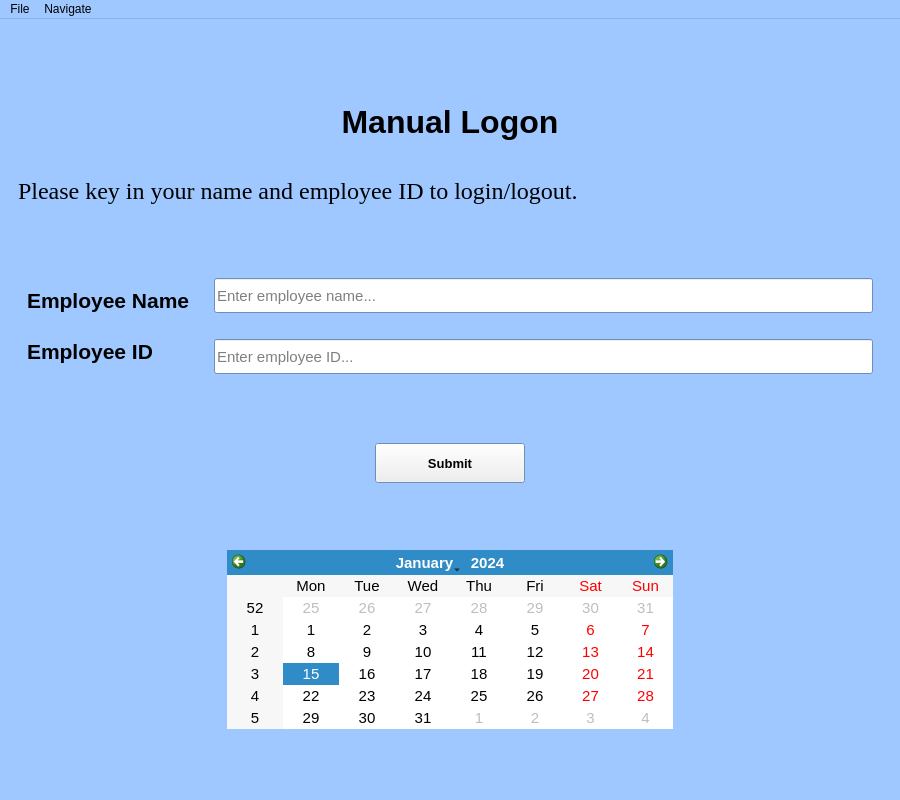
<?xml version="1.0" encoding="UTF-8"?>
<ui version="4.0">
 <class>Manual_Id_Entry</class>
 <widget class="QMainWindow" name="Manual_Id_Entry">
  <property name="enabled">
   <bool>true</bool>
  </property>
  <property name="geometry">
   <rect>
    <x>0</x>
    <y>0</y>
    <width>900</width>
    <height>800</height>
   </rect>
  </property>
  <property name="minimumSize">
   <size>
    <width>900</width>
    <height>650</height>
   </size>
  </property>
  <property name="palette">
   <palette>
    <active>
     <colorrole role="Base">
      <brush brushstyle="SolidPattern">
       <color alpha="255">
        <red>255</red>
        <green>255</green>
        <blue>255</blue>
       </color>
      </brush>
     </colorrole>
     <colorrole role="Window">
      <brush brushstyle="SolidPattern">
       <color alpha="255">
        <red>158</red>
        <green>200</green>
        <blue>255</blue>
       </color>
      </brush>
     </colorrole>
    </active>
    <inactive>
     <colorrole role="Base">
      <brush brushstyle="SolidPattern">
       <color alpha="255">
        <red>255</red>
        <green>255</green>
        <blue>255</blue>
       </color>
      </brush>
     </colorrole>
     <colorrole role="Window">
      <brush brushstyle="SolidPattern">
       <color alpha="255">
        <red>158</red>
        <green>200</green>
        <blue>255</blue>
       </color>
      </brush>
     </colorrole>
    </inactive>
    <disabled>
     <colorrole role="Base">
      <brush brushstyle="SolidPattern">
       <color alpha="255">
        <red>158</red>
        <green>200</green>
        <blue>255</blue>
       </color>
      </brush>
     </colorrole>
     <colorrole role="Window">
      <brush brushstyle="SolidPattern">
       <color alpha="255">
        <red>158</red>
        <green>200</green>
        <blue>255</blue>
       </color>
      </brush>
     </colorrole>
    </disabled>
   </palette>
  </property>
  <property name="windowTitle">
   <string notr="true">Attendance Recorder System - Manual ID Entry</string>
  </property>
  <widget class="QWidget" name="centralwidget">
   <layout class="QVBoxLayout" name="verticalLayout">
    <item>
     <widget class="QFrame" name="frame">
      <property name="frameShape">
       <enum>QFrame::NoFrame</enum>
      </property>
      <property name="frameShadow">
       <enum>QFrame::Raised</enum>
      </property>
      <layout class="QVBoxLayout" name="verticalLayout_2">
       <item>
        <spacer name="verticalSpacer_7">
         <property name="orientation">
          <enum>Qt::Vertical</enum>
         </property>
         <property name="sizeType">
          <enum>QSizePolicy::Preferred</enum>
         </property>
         <property name="sizeHint" stdset="0">
          <size>
           <width>20</width>
           <height>80</height>
          </size>
         </property>
        </spacer>
       </item>
       <item>
        <widget class="QLabel" name="text_Manual_Id_Entry_title">
         <property name="palette">
          <palette>
           <active>
            <colorrole role="WindowText">
             <brush brushstyle="SolidPattern">
              <color alpha="255">
               <red>0</red>
               <green>0</green>
               <blue>0</blue>
              </color>
             </brush>
            </colorrole>
           </active>
           <inactive>
            <colorrole role="WindowText">
             <brush brushstyle="SolidPattern">
              <color alpha="255">
               <red>0</red>
               <green>0</green>
               <blue>0</blue>
              </color>
             </brush>
            </colorrole>
           </inactive>
           <disabled>
            <colorrole role="WindowText">
             <brush brushstyle="SolidPattern">
              <color alpha="255">
               <red>120</red>
               <green>120</green>
               <blue>120</blue>
              </color>
             </brush>
            </colorrole>
           </disabled>
          </palette>
         </property>
         <property name="font">
          <font>
           <family>Arial</family>
           <pointsize>24</pointsize>
           <weight>75</weight>
           <italic>false</italic>
           <bold>true</bold>
          </font>
         </property>
         <property name="focusPolicy">
          <enum>Qt::TabFocus</enum>
         </property>
         <property name="layoutDirection">
          <enum>Qt::LeftToRight</enum>
         </property>
         <property name="autoFillBackground">
          <bool>false</bool>
         </property>
         <property name="frameShape">
          <enum>QFrame::NoFrame</enum>
         </property>
         <property name="frameShadow">
          <enum>QFrame::Plain</enum>
         </property>
         <property name="text">
          <string>Manual Logon</string>
         </property>
         <property name="textFormat">
          <enum>Qt::RichText</enum>
         </property>
         <property name="scaledContents">
          <bool>true</bool>
         </property>
         <property name="alignment">
          <set>Qt::AlignCenter</set>
         </property>
        </widget>
       </item>
       <item>
        <spacer name="verticalSpacer_5">
         <property name="orientation">
          <enum>Qt::Vertical</enum>
         </property>
         <property name="sizeType">
          <enum>QSizePolicy::Minimum</enum>
         </property>
         <property name="sizeHint" stdset="0">
          <size>
           <width>20</width>
           <height>30</height>
          </size>
         </property>
        </spacer>
       </item>
       <item>
        <widget class="QLabel" name="label_Manual_Instruction">
         <property name="font">
          <font>
           <family>Times New Roman</family>
           <pointsize>18</pointsize>
           <weight>50</weight>
           <italic>false</italic>
           <bold>false</bold>
          </font>
         </property>
         <property name="text">
          <string>Please key in your name and employee ID to login/logout.</string>
         </property>
         <property name="textFormat">
          <enum>Qt::RichText</enum>
         </property>
        </widget>
       </item>
      </layout>
     </widget>
    </item>
    <item>
     <spacer name="verticalSpacer_4">
      <property name="orientation">
       <enum>Qt::Vertical</enum>
      </property>
      <property name="sizeType">
       <enum>QSizePolicy::Minimum</enum>
      </property>
      <property name="sizeHint" stdset="0">
       <size>
        <width>20</width>
        <height>40</height>
       </size>
      </property>
     </spacer>
    </item>
    <item>
     <widget class="QFrame" name="frame_2">
      <property name="frameShape">
       <enum>QFrame::NoFrame</enum>
      </property>
      <property name="frameShadow">
       <enum>QFrame::Raised</enum>
      </property>
      <layout class="QHBoxLayout" name="horizontalLayout">
       <item>
        <widget class="QFrame" name="frame_3">
         <property name="frameShape">
          <enum>QFrame::NoFrame</enum>
         </property>
         <property name="frameShadow">
          <enum>QFrame::Raised</enum>
         </property>
         <layout class="QVBoxLayout" name="verticalLayout_3">
          <item>
           <widget class="QLabel" name="label_Employee_Name">
            <property name="font">
             <font>
              <pointsize>16</pointsize>
              <weight>75</weight>
              <bold>true</bold>
             </font>
            </property>
            <property name="text">
             <string>Employee Name</string>
            </property>
            <property name="textFormat">
             <enum>Qt::RichText</enum>
            </property>
           </widget>
          </item>
          <item>
           <widget class="QLabel" name="label_Employee_ID">
            <property name="font">
             <font>
              <pointsize>16</pointsize>
              <weight>75</weight>
              <bold>true</bold>
             </font>
            </property>
            <property name="text">
             <string>Employee ID</string>
            </property>
            <property name="textFormat">
             <enum>Qt::RichText</enum>
            </property>
           </widget>
          </item>
         </layout>
        </widget>
       </item>
       <item>
        <widget class="QFrame" name="frame_4">
         <property name="frameShape">
          <enum>QFrame::NoFrame</enum>
         </property>
         <property name="frameShadow">
          <enum>QFrame::Raised</enum>
         </property>
         <layout class="QVBoxLayout" name="verticalLayout_4">
          <item>
           <widget class="QLineEdit" name="lineEdit_employee_name">
            <property name="minimumSize">
             <size>
              <width>0</width>
              <height>35</height>
             </size>
            </property>
            <property name="font">
             <font>
              <pointsize>11</pointsize>
             </font>
            </property>
            <property name="focusPolicy">
             <enum>Qt::StrongFocus</enum>
            </property>
            <property name="placeholderText">
             <string>Enter employee name...</string>
            </property>
           </widget>
          </item>
          <item>
           <spacer name="verticalSpacer_6">
            <property name="orientation">
             <enum>Qt::Vertical</enum>
            </property>
            <property name="sizeType">
             <enum>QSizePolicy::Minimum</enum>
            </property>
            <property name="sizeHint" stdset="0">
             <size>
              <width>20</width>
              <height>20</height>
             </size>
            </property>
           </spacer>
          </item>
          <item>
           <widget class="QLineEdit" name="lineEdit_employee_id">
            <property name="minimumSize">
             <size>
              <width>0</width>
              <height>35</height>
             </size>
            </property>
            <property name="font">
             <font>
              <pointsize>11</pointsize>
             </font>
            </property>
            <property name="placeholderText">
             <string>Enter employee ID...</string>
            </property>
           </widget>
          </item>
         </layout>
        </widget>
       </item>
      </layout>
     </widget>
    </item>
    <item>
     <spacer name="verticalSpacer">
      <property name="orientation">
       <enum>Qt::Vertical</enum>
      </property>
      <property name="sizeType">
       <enum>QSizePolicy::Preferred</enum>
      </property>
      <property name="sizeHint" stdset="0">
       <size>
        <width>20</width>
        <height>40</height>
       </size>
      </property>
     </spacer>
    </item>
    <item>
     <widget class="QFrame" name="frame_5">
      <property name="frameShape">
       <enum>QFrame::NoFrame</enum>
      </property>
      <property name="frameShadow">
       <enum>QFrame::Raised</enum>
      </property>
      <layout class="QVBoxLayout" name="verticalLayout_5">
       <item>
        <widget class="QFrame" name="frame_6">
         <property name="frameShape">
          <enum>QFrame::NoFrame</enum>
         </property>
         <property name="frameShadow">
          <enum>QFrame::Raised</enum>
         </property>
         <layout class="QHBoxLayout" name="horizontalLayout_2">
          <item>
           <spacer name="horizontalSpacer">
            <property name="orientation">
             <enum>Qt::Horizontal</enum>
            </property>
            <property name="sizeHint" stdset="0">
             <size>
              <width>40</width>
              <height>20</height>
             </size>
            </property>
           </spacer>
          </item>
          <item>
           <widget class="QPushButton" name="pushButton_Proceed">
            <property name="minimumSize">
             <size>
              <width>150</width>
              <height>40</height>
             </size>
            </property>
            <property name="font">
             <font>
              <pointsize>10</pointsize>
              <weight>75</weight>
              <bold>true</bold>
             </font>
            </property>
            <property name="cursor">
             <cursorShape>PointingHandCursor</cursorShape>
            </property>
            <property name="text">
             <string>Submit</string>
            </property>
           </widget>
          </item>
          <item>
           <spacer name="horizontalSpacer_2">
            <property name="orientation">
             <enum>Qt::Horizontal</enum>
            </property>
            <property name="sizeHint" stdset="0">
             <size>
              <width>40</width>
              <height>20</height>
             </size>
            </property>
           </spacer>
          </item>
         </layout>
        </widget>
       </item>
       <item>
        <spacer name="verticalSpacer_2">
         <property name="orientation">
          <enum>Qt::Vertical</enum>
         </property>
         <property name="sizeType">
          <enum>QSizePolicy::Preferred</enum>
         </property>
         <property name="sizeHint" stdset="0">
          <size>
           <width>20</width>
           <height>50</height>
          </size>
         </property>
        </spacer>
       </item>
       <item>
        <widget class="QFrame" name="frame_7">
         <property name="frameShape">
          <enum>QFrame::NoFrame</enum>
         </property>
         <property name="frameShadow">
          <enum>QFrame::Raised</enum>
         </property>
         <layout class="QHBoxLayout" name="horizontalLayout_3">
          <item>
           <spacer name="horizontalSpacer_3">
            <property name="orientation">
             <enum>Qt::Horizontal</enum>
            </property>
            <property name="sizeType">
             <enum>QSizePolicy::Maximum</enum>
            </property>
            <property name="sizeHint" stdset="0">
             <size>
              <width>200</width>
              <height>100</height>
             </size>
            </property>
           </spacer>
          </item>
          <item>
           <widget class="QCalendarWidget" name="calendarWidget">
            <property name="enabled">
             <bool>true</bool>
            </property>
            <property name="font">
             <font>
              <pointsize>11</pointsize>
             </font>
            </property>
            <property name="gridVisible">
             <bool>false</bool>
            </property>
            <property name="navigationBarVisible">
             <bool>true</bool>
            </property>
            <property name="dateEditEnabled">
             <bool>false</bool>
            </property>
           </widget>
          </item>
          <item>
           <spacer name="horizontalSpacer_4">
            <property name="orientation">
             <enum>Qt::Horizontal</enum>
            </property>
            <property name="sizeType">
             <enum>QSizePolicy::Minimum</enum>
            </property>
            <property name="sizeHint" stdset="0">
             <size>
              <width>200</width>
              <height>100</height>
             </size>
            </property>
           </spacer>
          </item>
         </layout>
        </widget>
       </item>
       <item>
        <spacer name="verticalSpacer_3">
         <property name="orientation">
          <enum>Qt::Vertical</enum>
         </property>
         <property name="sizeType">
          <enum>QSizePolicy::Preferred</enum>
         </property>
         <property name="sizeHint" stdset="0">
          <size>
           <width>20</width>
           <height>50</height>
          </size>
         </property>
        </spacer>
       </item>
      </layout>
     </widget>
    </item>
   </layout>
  </widget>
  <widget class="QMenuBar" name="menubar">
   <property name="geometry">
    <rect>
     <x>0</x>
     <y>0</y>
     <width>900</width>
     <height>20</height>
    </rect>
   </property>
   <widget class="QMenu" name="menuFile">
    <property name="title">
     <string>File</string>
    </property>
    <addaction name="actionExit"/>
   </widget>
   <widget class="QMenu" name="menuBack">
    <property name="title">
     <string>Navigate</string>
    </property>
    <addaction name="actionBack"/>
   </widget>
   <addaction name="menuFile"/>
   <addaction name="menuBack"/>
  </widget>
  <action name="actionExit">
   <property name="text">
    <string>Exit</string>
   </property>
  </action>
  <action name="actionBack">
   <property name="text">
    <string>Back</string>
   </property>
  </action>
 </widget>
 <resources/>
 <connections/>
</ui>
